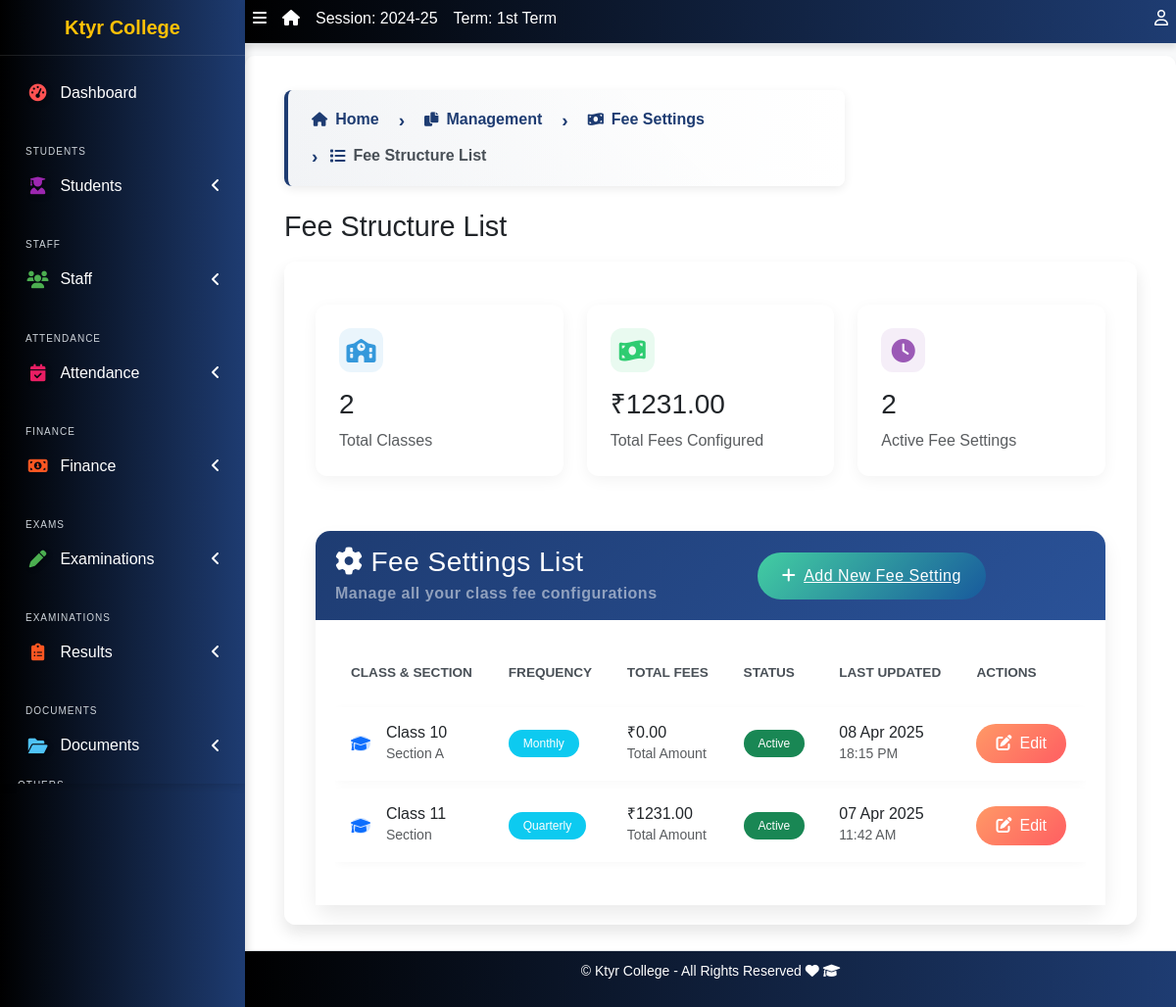
The app's page /fees/settings/list/ with its own data.
### apps/corecode/models.py (models this page shows, shortened)
class AcademicSession(models.Model):
    name = models.CharField(max_length=200, unique=True)
    current = models.BooleanField(default=True)
    class Meta:
        ordering = ["-name"]

class AcademicTerm(models.Model):
    name = models.CharField(max_length=20, unique=True)
    current = models.BooleanField(default=True)
    class Meta:
        ordering = ["name"]

class CollegeProfile(models.Model):
    college_name = models.CharField(max_length=255)
    college_address = models.TextField()
    college_email = models.EmailField()
    college_phone = models.CharField(max_length=15)
    college_logo = models.ImageField(upload_to='college_logos/', blank=True, null=True)
    established_year = models.PositiveIntegerField()
    principal_name = models.CharField(max_length=255)
    college_type = models.CharField(max_length=50, choices=[
        ('Government', 'Government'),
        ('Private', 'Private'),
        ('Semi-Government', 'Semi-Government'),
    ])
    admin_email = models.EmailField()
    admin_contact = models.CharField(max_length=15)
    facebook_link = models.URLField(blank=True, null=True)
    twitter_link = models.URLField(blank=True, null=True)
    linkedin_link = models.URLField(blank=True, null=True)

class FeeSettings(models.Model):
    class_name = models.ForeignKey('StudentClass', on_delete=models.CASCADE)
    section = models.CharField(max_length=20)
    frequency = models.CharField(max_length=20)
    created_at = models.DateTimeField(auto_now_add=True)
    updated_at = models.DateTimeField(auto_now=True)
    class Meta:
        unique_together = ['class_name', 'section']
    def get_total_fees(self):
        return sum(fee.amount - fee.discount for fee in self.fees.all())

class StudentClass(models.Model):
    name = models.CharField(max_length=200, unique=True)
    class Meta:
        verbose_name = "Class"
        verbose_name_plural = "Classes"
        ordering = ["name"]
    def __str__(self):
        return self.name

class FeeStructure(models.Model):
    fee_settings = models.ForeignKey(FeeSettings, on_delete=models.CASCADE, related_name='fees')
    fee_type = models.CharField(max_length=100)
    amount = models.DecimalField(max_digits=10, decimal_places=2)
    due_date = models.DateField()
    late_fee = models.DecimalField(max_digits=10, decimal_places=2, default=0)
    discount = models.DecimalField(max_digits=10, decimal_places=2, default=0)

### apps/corecode/views.py (the view)
# urls.py: path('fees/settings/list/', views.fee_settings_list, name='fee_settings_list'),
def fee_settings_list(request):
    fee_settings_list = FeeSettings.objects.all().order_by('class_name', 'section')
    total_classes = fee_settings_list.count()
    total_fees = sum(setting.get_total_fees() for setting in fee_settings_list)
    active_settings = fee_settings_list.count()  # Assuming all settings are active
    context = {
        'fee_settings_list': fee_settings_list,
        'total_classes': total_classes,
        'total_fees': total_fees,
        'active_settings': active_settings,
    }
    return render(request, 'corecode/fee_settings_list.html', context)

### apps/corecode/templates/corecode/fee_settings_list.html (shortened to what this page needs)
{% extends "base.html" %}
{% load static %}
{% block breadcrumb-left %}
<div class="breadcrumb-container">
  <nav aria-label="breadcrumb">
    <ol class="breadcrumb breadcrumb-chevron">
      <li class="breadcrumb-item">
        <a href="{% url 'home' %}" class="text-decoration-none fw-bold">
          <i class="fas fa-home"></i> Home
        </a>
      </li>
      <li class="breadcrumb-item">
        <a href="#" class="text-decoration-none fw-bold">
          <i class="fas fa-copy"></i> Management
        </a>
      </li>
      <li class="breadcrumb-item">
        <a href="{% url 'fee_settings' %}" class="text-decoration-none fw-bold">
          <i class="fas fa-money-bill-wave"></i> Fee Settings
        </a>
      </li>
      <li class="breadcrumb-item active" aria-current="page">
        <i class="fas fa-list"></i> Fee Structure List
      </li>
    </ol>
  </nav>
</div>
{% endblock breadcrumb-left %}
{% block title %}Fee Structure List{% endblock title %}
{% block content %}
<div class="container mt-4">
    <div class="row mb-4">
        <div class="col-md-4">
            <div class="stats-card">
                <div class="stats-icon" style="background: rgba(52, 152, 219, 0.1); color: #3498db;">
                    <i class="fas fa-school"></i>
                </div>
                <h3>{{ total_classes }}</h3>
                <p class="text-muted mb-0">Total Classes</p>
            </div>
        </div>
        <div class="col-md-4">
            <div class="stats-card">
                <div class="stats-icon" style="background: rgba(46, 204, 113, 0.1); color: #2ecc71;">
                    <i class="fas fa-money-bill-wave"></i>
                </div>
                <h3>₹{{ total_fees|floatformat:2 }}</h3>
                <p class="text-muted mb-0">Total Fees Configured</p>
            </div>
        </div>
        <div class="col-md-4">
            <div class="stats-card">
                <div class="stats-icon" style="background: rgba(155, 89, 182, 0.1); color: #9b59b6;">
                    <i class="fas fa-clock"></i>
                </div>
                <h3>{{ active_settings }}</h3>
                <p class="text-muted mb-0">Active Fee Settings</p>
            </div>
        </div>
    </div>
    <div class="fee-card">
        <div class="card-header d-flex justify-content-between align-items-center">
            <div>
                <h3 class="mb-0"><i class="fas fa-cog me-2"></i>Fee Settings List</h3>
                <p class="mb-0 mt-1 text-white-50">Manage all your class fee configurations</p>
            </div>
            <a href="{% url 'fee_settings' %}" class="add-new-btn">
                <i class="fas fa-plus me-2"></i>Add New Fee Setting
            </a>
        </div>
        <div class="card-body p-4">
            {% if fee_settings_list %}
            <div class="table-responsive">
                <table class="table table-custom">
                    <thead>
                        <tr>
                            <th>CLASS & SECTION</th>
                            <th>FREQUENCY</th>
                            <th>TOTAL FEES</th>
                            <th>STATUS</th>
                            <th>LAST UPDATED</th>
                            <th>ACTIONS</th>
                        </tr>
                    </thead>
                    <tbody>
                        {% for setting in fee_settings_list %}
                        <tr>
                            <td>
                                <div class="d-flex align-items-center">
                                    <div class="avatar-sm bg-primary-subtle rounded-circle me-3 d-flex align-items-center justify-content-center">
                                        <i class="fas fa-graduation-cap text-primary"></i>
                                    </div>
                                    <div>
                                        <h6 class="mb-0">Class {{ setting.class_name }}</h6>
                                        <small class="text-muted">Section {{ setting.section }}</small>
                                    </div>
                                </div>
                            </td>
                            <td>
                                <span class="badge badge-custom bg-info">{{ setting.frequency }}</span>
                            </td>
                            <td>
                                <h6 class="mb-0">₹{{ setting.get_total_fees|floatformat:2 }}</h6>
                                <small class="text-muted">Total Amount</small>
                            </td>
                            <td>
                                <span class="badge badge-custom bg-success">Active</span>
                            </td>
                            <td>
                                <div>
                                    <h6 class="mb-0">{{ setting.updated_at|date:"d M Y" }}</h6>
                                    <small class="text-muted">{{ setting.updated_at|time:"H:i A" }}</small>
                                </div>
                            </td>
                            <td>
                                <a href="{% url 'fee_settings' %}?class_name={{ setting.class_name.id }}&section={{ setting.section }}"
                                   class="btn btn-edit">
                                    <i class="fas fa-edit me-2"></i>Edit
                                </a>
                            </td>
                        </tr>
                        {% endfor %}
                    </tbody>
                </table>
            </div>
            {% endif %}
        </div>
    </div>
</div>
{% endblock %}

### templates/base.html (shortened to what this page needs)
{% load static %}
<!DOCTYPE html>
<html lang="en">
<head>
  <link rel="stylesheet" href="{% static 'dist/css/preload.css' %}">
  <link rel="stylesheet" href="{% static 'plugins/fontawesome-free/css/all.min.css' %}">
  <link rel="stylesheet" href="{% static 'plugins/toastr/toastr.min.css' %}">
<link rel="stylesheet" href="https://cdn.jsdelivr.net/npm/bootstrap-icons/font/bootstrap-icons.css">
    <link rel="stylesheet" href="https://cdnjs.cloudflare.com/ajax/libs/font-awesome/6.5.0/css/all.min.css">
  <link rel="stylesheet"
    href="{% static 'plugins/overlayScrollbars/css/OverlayScrollbars.min.css' %}">
  <link rel="stylesheet" href="{% static 'plugins/Datatables/datatables.min.css' %}" />
  <link rel="stylesheet" href="{% static 'dist/css/adminlte.min.css' %}">
  <link rel="stylesheet" href="https://cdnjs.cloudflare.com/ajax/libs/font-awesome/6.0.0-beta3/css/all.min.css">
  <link rel="stylesheet" href="https://cdn.jsdelivr.net/npm/bootstrap@5.3.0/dist/css/bootstrap.min.css">
  <link rel="stylesheet" href="{% static 'dist/css/style.css' %}">
  <link rel="stylesheet" href="{% static 'dist/css/sidebar-fix.css' %}">
</head>
<body class="hold-transition sidebar-mini layout-fixed layout-navbar-fixed layout-footer-fixed">
  <div class="wrapper">
    <nav class="main-header navbar navbar-expand navbar-dark">
      <ul class="navbar-nav">
        <li class="nav-item">
          <a class="nav-link" data-widget="pushmenu" href="#" role="button"><i
              class="fas fa-bars"></i></a>
        </li>
        <li class="nav-item d-none d-sm-inline-block">
          <a href="{% url 'home' %} " class="nav-link"><i class="fa fa-home"></i></a>
        </li>
        <li class="nav-item d-none d-sm-inline-block">
          <a href="{% url 'current-session' %}" class="nav-link">Session: {{ current_session }}</a>
        </li>
        <li class="nav-item d-none d-sm-inline-block">
          <a href="{% url 'current-session' %}" class="nav-link">Term: {{ current_term }}</a>
        </li>
      </ul>
      <ul class="navbar-nav ml-auto">
        <li class="nav-item dropdown">
          <a class="nav-link" data-toggle="dropdown" href="#">
            <i class="far fa-user"></i>
          </a>
        </li>
      </ul>
    </nav>
    <aside class="main-sidebar sidebar-dark-primary">
      <a href="{% url 'home' %}" class="brand-link">{{ profile.college_name | default:"MySchool" }}</a>
<div class="sidebar">
  <nav class="mt-2">
      <ul class="nav nav-pills nav-sidebar flex-column" data-widget="treeview" role="menu" data-accordion="false">
          <li class="nav-item">
              <a href="{% url 'home' %}" class="nav-link {% if request.resolver_match.url_name == 'home' %}active{% endif %}">
                  <i class="nav-icon fas fa-tachometer-alt" style="color: #ff5733; text-shadow: 2px 2px 5px rgba(0, 0, 0, 0.3);"></i>
                  <p>Dashboard</p>
              </a>
          </li>
          <li class="nav-header">Students</li>
          <li class="nav-item has-treeview  {% if request.resolver_match.url_name in 'student-list student-create student-details  ' %}menu-open{% endif %}">
              <a href="#" class="nav-link  " >
                  <i class="nav-icon fas fa-user-graduate" style="color: #3399ff; text-shadow: 2px 2px 5px rgba(0, 0, 0, 0.3);"></i>
                  <p>Students<i class="fas fa-angle-left right"></i></p>
              </a>
          </li>
          <li class="nav-header">Staff</li>
          <li class="nav-item has-treeview  {% if request.resolver_match.url_name in 'staff-list non-teaching-staffs-list' %}menu-open{% endif %}">
              <a href="#" class="nav-link">
                  <i class="nav-icon fas fa-users" style="color: #9933ff;"></i>
                  <p>Staff<i class="fas fa-angle-left right"></i></p>
              </a>
          </li>
          <li class="nav-header">Attendance</li>
            <li class="nav-item has-treeview {% if request.resolver_match.url_name in 'attendance_list' %}menu-open{% endif %}">
                <a href="#" class="nav-link">
                    <i class="nav-icon fas fa-calendar-check" style="color: #ffcc00; text-shadow: 2px 2px 5px rgba(0, 0, 0, 0.3);"></i>
                    <p>Attendance<i class="fas fa-angle-left right"></i></p>
                </a>
            </li>
          <li class="nav-header">Finance</li>
          <li class="nav-item has-treeview {% if request.resolver_match.url_name in 'invoice-list' %}menu-open{% endif %}">
              <a href="#" class="nav-link">
                  <i class="nav-icon fas fa-money-bill-alt" style="color: #66ccff;"></i>
                  <p>
                      Finance
                      <i class="fas fa-angle-left right"></i>
                  </p>
              </a>
          </li>
          <li class="nav-header">Exams</li>
          <li class="nav-item has-treeview">
              <a href="#" class="nav-link">
                  <i class="nav-icon fas fa-pen" style="color: #ff6600; text-shadow: 2px 2px 5px rgba(0, 0, 0, 0.3);"></i>
                  <p>Examinations<i class="fas fa-angle-left right"></i></p>
              </a>
          </li>
          <li class="nav-header">Examinations</li>
          <li class="nav-item has-treeview">
              <a href="#" class="nav-link">
                  <i class="nav-icon fas fa-clipboard-list" style="color: #ff5050;"></i>
                  <p>Results<i class="fas fa-angle-left right"></i></p>
              </a>
          </li>
          <li class="nav-header">Documents</li>
          <li class="nav-item has-treeview">
              <a href="#" class="nav-link">
                  <i class="nav-icon fas fa-folder-open" style="color: #9933ff; text-shadow: 2px 2px 5px rgba(0, 0, 0, 0.3);"></i>
                  <p>Documents<i class="fas fa-angle-left right"></i></p>
              </a>
          </li>
          <ul class="nav nav-pills nav-sidebar flex-column" data-widget="treeview" role="menu" data-accordion="false">
            <li class="nav-header">Others</li>
        </ul>
      </ul>
  </nav>
</div>
    </aside>
    <div class="content-wrapper">
      <section class="content-header">
        <div class="container-fluid">
          <div class="row mb-1">
            <div class="col-sm-8">
              {% block breadcrumb-left %}{% endblock breadcrumb-left %}
              <h1>{% block title %}{% endblock title %}</h1>
            </div>
            <div class="col-sm-4">
            </div>
          </div>
        </div>
      </section>
      <section class="content" >
        <div class="container-fluid">
          <div class="row">
            <div class="col-md-12">
              {% block fullcard %}
              <div class="card">
                <div class="card-body">
                  <div class="row">
                    <div class="col">
                      {% block content %}
                      {% endblock content %}
                    </div>
                  </div>
                </div>
              </div>
              {% endblock fullcard %}
            </div>
          </div>
        </div>
      </section>
    </div>
    <footer class="main-footer">
      <p>&copy; {{ profile.college_name | default:"MySchool" }} - All Rights Reserved
      <i class="fas fa-heart"></i>
      <i class="fas fa-graduation-cap"></i></p>
    </footer>
  </div>
</body>
</html>

### records on screen
AcademicSession: name "2024-25"
AcademicTerm: name "1st Term"
CollegeProfile: college_name "Ktyr College"
FeeSettings: class_name "10", section "A", frequency "Monthly", get_total_fees "0.00", updated_at "08 Apr 2025", updated_at "18:15 PM"
FeeSettings: class_name "11", frequency "Quarterly", get_total_fees "1231.00", updated_at "07 Apr 2025", updated_at "11:42 AM"

### other values on screen
{{ total_classes }} "2"
{{ total_fees|floatformat:2 }} "1231.00"
{{ active_settings }} "2"
